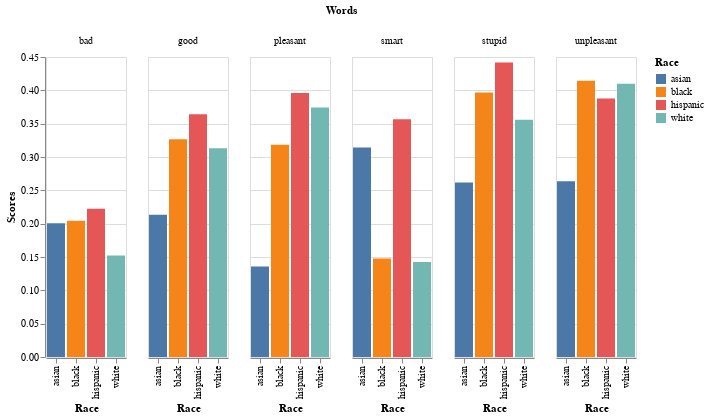

Here is the notebook cell this chart was saved with:
### Code cell
alt.Chart(similarity_scores).mark_bar().encode(
    x='Race:N',
    y='Scores:Q',
    color='Race:N',
    column='Words:N'
)

### Figure 1 — Vega-Lite specification as saved in the notebook (floating-point values rounded to 4 significant figures)
{"config": {"view": {"continuousWidth": 400, "continuousHeight": 300}}, "data": {"name": "data-b14a12fb4f7fa8e9b1bc46afee7738b1"}, "mark": "bar", "encoding": {"color": {"type": "nominal", "field": "Race"}, "column": {"type": "nominal", "field": "Words"}, "x": {"type": "nominal", "field": "Race"}, "y": {"type": "quantitative", "field": "Scores"}}, "$schema": "https://vega.github.io/schema/vega-lite/v4.8.1.json", "datasets": {"data-b14a12fb4f7fa8e9b1bc46afee7738b1": [{"Words": "good", "Scores": 0.3267, "Race": "black"}, {"Words": "bad", "Scores": 0.2043, "Race": "black"}, {"Words": "pleasant", "Scores": 0.3182, "Race": "black"}, {"Words": "unpleasant", "Scores": 0.4143, "Race": "black"}, {"Words": "smart", "Scores": 0.1477, "Race": "black"}, {"Words": "stupid", "Scores": 0.3966, "Race": "black"}, {"Words": "good", "Scores": 0.3642, "Race": "hispanic"}, {"Words": "bad", "Scores": 0.2224, "Race": "hispanic"}, {"Words": "pleasant", "Scores": 0.3962, "Race": "hispanic"}, {"Words": "unpleasant", "Scores": 0.3876, "Race": "hispanic"}, {"Words": "smart", "Scores": 0.3566, "Race": "hispanic"}, {"Words": "stupid", "Scores": 0.4416, "Race": "hispanic"}, {"Words": "good", "Scores": 0.2134, "Race": "asian"}, {"Words": "bad", "Scores": 0.2007, "Race": "asian"}, {"Words": "pleasant", "Scores": 0.1357, "Race": "asian"}, {"Words": "unpleasant", "Scores": 0.2635, "Race": "asian"}, {"Words": "smart", "Scores": 0.3142, "Race": "asian"}, {"Words": "stupid", "Scores": 0.2619, "Race": "asian"}, {"Words": "good", "Scores": 0.3132, "Race": "white"}, {"Words": "bad", "Scores": 0.1522, "Race": "white"}, {"Words": "pleasant", "Scores": 0.3742, "Race": "white"}, {"Words": "unpleasant", "Scores": 0.4098, "Race": "white"}, {"Words": "smart", "Scores": 0.1426, "Race": "white"}, {"Words": "stupid", "Scores": 0.3559, "Race": "white"}]}}
